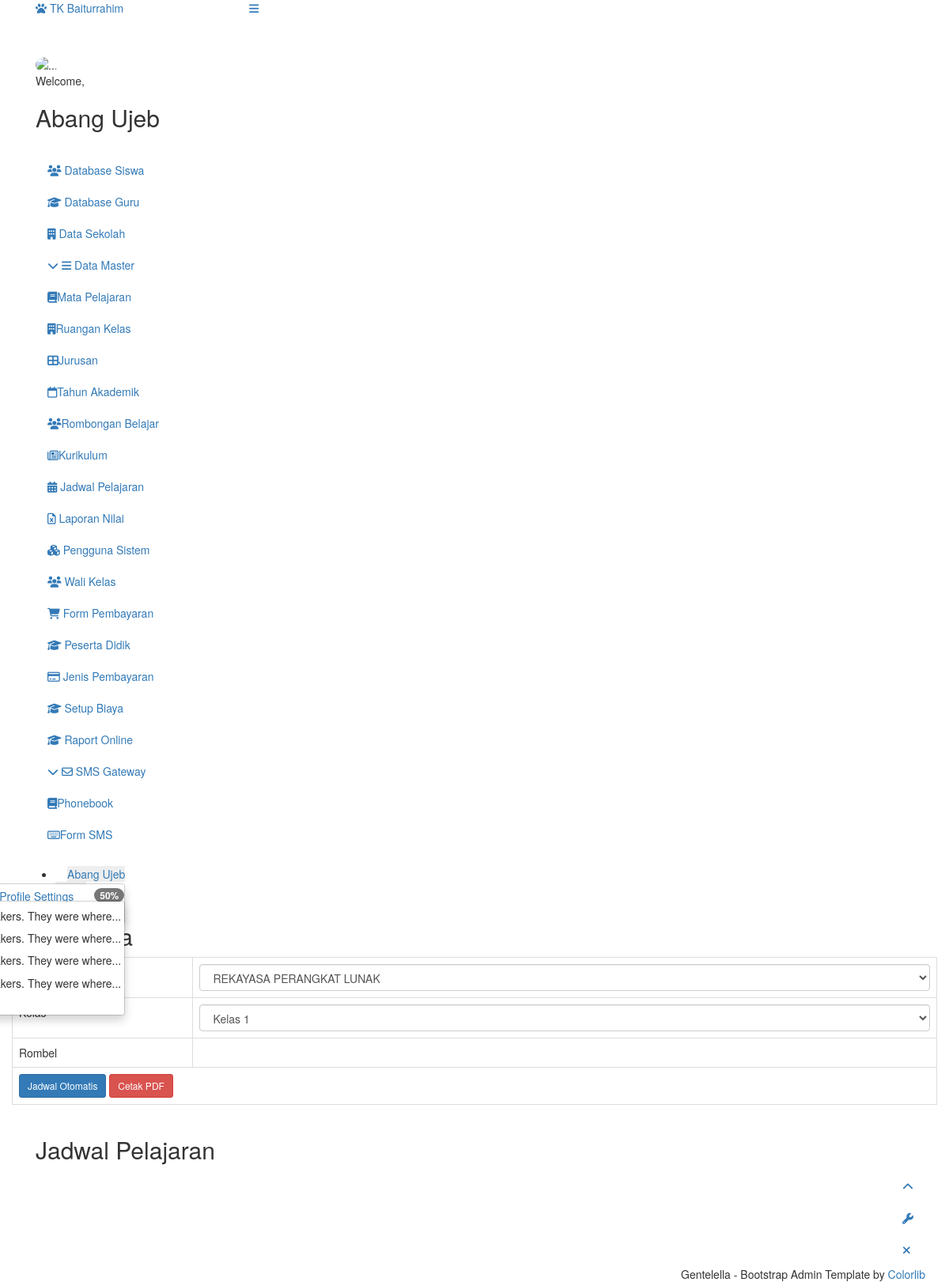
Page /index.php/jadwal on the committed database.
### tables this page shows
CREATE TABLE `tabel_menu` (
  `id` int(11) NOT NULL,
  `nama_menu` varchar(50) NOT NULL,
  `link` varchar(50) NOT NULL,
  `icon` varchar(30) NOT NULL,
  `is_main_menu` int(11) NOT NULL,
  PRIMARY KEY (`id`)
);

### application/libraries/Template.php (called while the page is built, shortened)
<?php if ( ! defined('BASEPATH')) exit('No direct script access allowed');
class Template {
		var $template_data = array();
		function set($name, $value)
		{
			$this->template_data[$name] = $value;
		}
		function load($template = '', $view = '' , $view_data = array(), $return = FALSE)
		{
			$this->CI =& get_instance();
			return $this->CI->load->view($template, $this->template_data, $return);
		}
}

### application/controllers/Jadwal.php (called while the page is built, shortened)
<?php
class Jadwal extends CI_Controller
{
	function index()
	{
		$infoSekolah = "SELECT js.jumlah_kelas
    				 FROM tabel_jenjang_sekolah as js, table_sekolah_info as si
    				 WHERE js.id_jenjang=si.id_jenjang_sekolah ";
		$data['info'] = $this->db->query($infoSekolah)->row_array();
		$this->template->load('template', 'jadwal/list', $data);
	}
}

### index.php (called while the page is built, shortened)
<?php
require_once BASEPATH.'core/CodeIgniter.php';

### application/views/template.php (the view, shortened to what this page needs)
<!DOCTYPE html>
<html lang="en">
<head>
	<link href="https://colorlib.com/polygon/vendors/bootstrap/dist/css/bootstrap.min.css" rel="stylesheet">
	<link href="https://colorlib.com/polygon/vendors/font-awesome/css/font-awesome.min.css" rel="stylesheet">
	<link href="https://colorlib.com/polygon/vendors/nprogress/nprogress.css" rel="stylesheet">
	<link href="https://colorlib.com/polygon/vendors/iCheck/skins/flat/green.css" rel="stylesheet">
	<link href="https://colorlib.com/polygon/vendors/bootstrap-progressbar/css/bootstrap-progressbar-3.3.4.min.css"
		  rel="stylesheet">
	<link href="https://colorlib.com/polygon/vendors/jqvmap/dist/jqvmap.min.css" rel="stylesheet"/>
	<link href="https://colorlib.com/polygon/vendors/bootstrap-daterangepicker/daterangepicker.css" rel="stylesheet">
	<link href="https://colorlib.com/polygon/build/css/custom.min.css" rel="stylesheet">
</head>
<body class="nav-md">
<div class="container body">
	<div class="main_container">
		<div class="col-md-3 left_col">
			<div class="left_col scroll-view">
				<div class="navbar nav_title" style="border: 0;">
					<a href="https://colorlib.com/polygon/gentelella/index.html" class="site_title"><i
								class="fa fa-paw"></i> <span>TK Baiturrahim</span></a>
				</div>
				<div class="profile clearfix">
					<div class="profile_pic">
						<img src="https://colorlib.com/polygon/gentelella/images/img.jpg" alt="..."
							 class="img-circle profile_img">
					</div>
					<div class="profile_info">
						<span>Welcome,</span>
						<h2>Abang Ujeb</h2>
					</div>
				</div>
				<br/>
				<div id="sidebar-menu" class="main_menu_side hidden-print main_menu">
					<div class="menu_section">
						<ul class="nav side-menu">
							<?php
							$main_menu = $this->db->get_where('tabel_menu', array('is_main_menu' => 0))->result();
							foreach ($main_menu as $main) {
								$submenu = $this->db->get_where('tabel_menu', array('is_main_menu' => $main->id));
								if ($submenu->num_rows() > 0) {
									echo "<li>
												<a href='javascript:void(0)'>
													<span class='fa fa-chevron-down'></span>
													<i class='" . $main->icon . "'></i>
													<span class='title'>" . $main->nama_menu . "</span>
													<span class='selected'></span>
												</a>
												<ul class='nav child_menu'>";
									foreach ($submenu->result() as $sub) {
										echo "<li>" . anchor($sub->link, "<i class='" . $sub->icon . "'></i>" . $sub->nama_menu) . "</li>";
									}
									echo "</ul>
										   </li>";
								} else {
									echo "<li>" . anchor($main->link, "<i class='" . $main->icon . "'></i> $main->nama_menu</li>");
								}
							}
							?>
						</ul>
					</div>
				</div>
				<div class="sidebar-footer hidden-small">
					<a data-toggle="tooltip" data-placement="top" title="Settings">
						<span class="glyphicon glyphicon-cog" aria-hidden="true"></span>
					</a>
					<a data-toggle="tooltip" data-placement="top" title="FullScreen">
						<span class="glyphicon glyphicon-fullscreen" aria-hidden="true"></span>
					</a>
					<a data-toggle="tooltip" data-placement="top" title="Lock">
						<span class="glyphicon glyphicon-eye-close" aria-hidden="true"></span>
					</a>
					<a data-toggle="tooltip" data-placement="top" title="Logout"
					   href="https://colorlib.com/polygon/gentelella/login.html">
						<span class="glyphicon glyphicon-off" aria-hidden="true"></span>
					</a>
				</div>
			</div>
		</div>
		<div class="top_nav">
			<div class="nav_menu">
				<div class="nav toggle">
					<a id="menu_toggle"><i class="fa fa-bars"></i></a>
				</div>
				<nav class="nav navbar-nav">
					<ul class=" navbar-right">
						<li class="nav-item dropdown open" style="padding-left: 15px;">
							<a href="javascript:;" class="user-profile dropdown-toggle" aria-haspopup="true"
							   id="navbarDropdown" data-toggle="dropdown" aria-expanded="false">
								<img src="https://colorlib.com/polygon/gentelella/images/img.jpg" alt="">Abang Ujeb
							</a>
							<div class="dropdown-menu dropdown-usermenu pull-right" aria-labelledby="navbarDropdown">
								<a class="dropdown-item" href="javascript:;"> Profile</a>
								<a class="dropdown-item" href="javascript:;">
									<span class="badge bg-red pull-right">50%</span>
									<span>Settings</span>
								</a>
								<a class="dropdown-item" href="javascript:;">Help</a>
								<a class="dropdown-item" href="https://colorlib.com/polygon/gentelella/login.html"> Log Out</a>
							</div>
						</li>
						<li role="presentation" class="nav-item dropdown open">
							<a href="javascript:;" class="dropdown-toggle info-number" id="navbarDropdown1"
							   data-toggle="dropdown" aria-expanded="false">
								<span class="badge bg-green">6</span>
							</a>
							<ul class="dropdown-menu list-unstyled msg_list" role="menu"
								aria-labelledby="navbarDropdown1">
								<li class="nav-item">
									<a class="dropdown-item">
										<span class="message">
Film festivals used to be do-or-die moments for movie makers. They were where...
</span>
									</a>
								</li>
								<li class="nav-item">
									<a class="dropdown-item">
										<span class="message">
Film festivals used to be do-or-die moments for movie makers. They were where...
</span>
									</a>
								</li>
								<li class="nav-item">
									<a class="dropdown-item">
										<span class="message">
Film festivals used to be do-or-die moments for movie makers. They were where...
</span>
									</a>
								</li>
								<li class="nav-item">
									<a class="dropdown-item">
										<span class="message">
Film festivals used to be do-or-die moments for movie makers. They were where...
</span>
									</a>
								</li>
								<li class="nav-item">
									<div class="text-center">
									</div>
								</li>
							</ul>
						</li>
					</ul>
				</nav>
			</div>
		</div>
		<?php echo $contents; ?>
		<footer>
			<div class="pull-right">
				Gentelella - Bootstrap Admin Template by <a href="https://colorlib.com">Colorlib</a>
			</div>
			<div class="clearfix"></div>
		</footer>
	</div>
</body>
</html>

### rows in the picture
tabel_menu: link+icon+nama_menu "Database Siswa"
tabel_menu: link+icon+nama_menu "Database Guru"
tabel_menu: link+icon+nama_menu "Data Sekolah"
tabel_menu: nama_menu "Data Master"
tabel_menu: link+icon+nama_menu "Mata Pelajaran"
tabel_menu: link+icon+nama_menu "Ruangan Kelas"
tabel_menu: link+icon+nama_menu "Jurusan"
tabel_menu: link+icon+nama_menu "Tahun Akademik"
tabel_menu: link+icon+nama_menu "Rombongan Belajar"
tabel_menu: link+icon+nama_menu "Kurikulum"
tabel_menu: link+icon+nama_menu "Jadwal Pelajaran"
tabel_menu: link+icon+nama_menu "Laporan Nilai"
tabel_menu: link+icon+nama_menu "Pengguna Sistem"
tabel_menu: link+icon+nama_menu "Wali Kelas"
tabel_menu: link+icon+nama_menu "Form Pembayaran"
tabel_menu: link+icon+nama_menu "Peserta Didik"
tabel_menu: link+icon+nama_menu "Jenis Pembayaran"
tabel_menu: link+icon+nama_menu "Setup Biaya"
tabel_menu: link+icon+nama_menu "Raport Online"
tabel_menu: nama_menu "SMS Gateway"
tabel_menu: link+icon+nama_menu "Phonebook"
tabel_menu: link+icon+nama_menu "Form SMS"

### other values in the picture
form field jurusan "REKAYASA PERANGKAT LUNAK"
